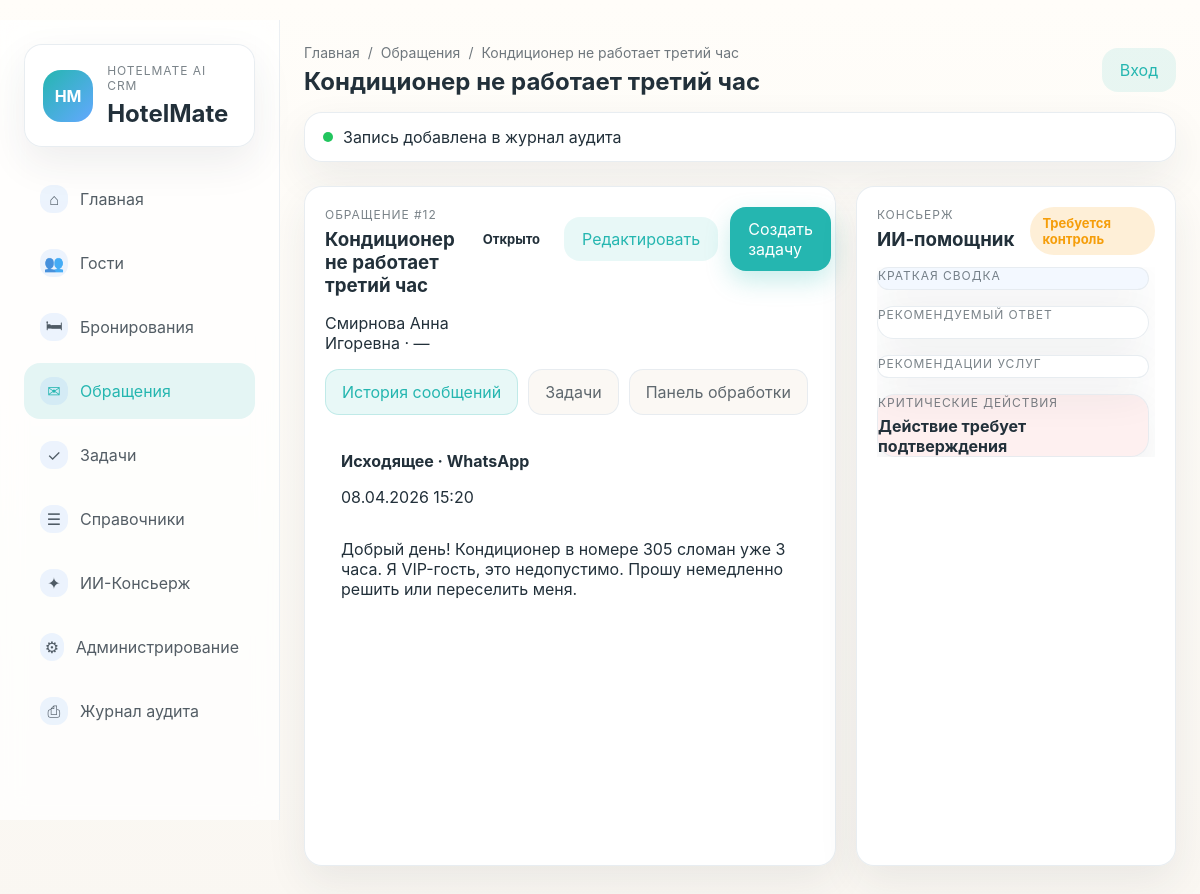
Page /tickets/12/ on the committed database.
### ui/models.py (models this page shows, shortened)
class TimestampedModel(models.Model):
    created_at = models.DateTimeField(auto_now_add=True)
    updated_at = models.DateTimeField(auto_now=True)
    class Meta:
        abstract = True

class Ticket(TimestampedModel):
    client = models.ForeignKey(Client, on_delete=models.PROTECT, related_name='tickets', verbose_name='клиент')
    booking = models.ForeignKey(Booking, on_delete=models.SET_NULL, related_name='tickets', verbose_name='бронирование', blank=True, null=True)
    subject = models.CharField('тема', max_length=200)
    priority = models.ForeignKey('TicketPriority', on_delete=models.PROTECT, verbose_name='приоритет', db_column='priority', to_field='code')
    status = models.ForeignKey('TicketStatus', on_delete=models.PROTECT, verbose_name='статус', db_column='status', to_field='code')
    sla_due_at = models.DateTimeField('sla_due_at', blank=True, null=True)
    class Meta:
        verbose_name = 'Обращение'
        verbose_name_plural = 'Обращения'

class Client(TimestampedModel):
    last_name = models.CharField('фамилия', max_length=150)
    first_name = models.CharField('имя', max_length=150)
    middle_name = models.CharField('отчество', max_length=150, blank=True, default='')
    birth_date = models.DateField('дата_рождения', blank=True, null=True)
    segment = models.ForeignKey('ClientSegment', on_delete=models.SET_NULL, null=True, blank=True, verbose_name='сегмент', db_column='segment', to_field='code')
    preferences = models.JSONField('предпочтения_json', blank=True, null=True)
    notes = models.TextField('примечания', blank=True, default='')
    loyalty_level = models.ForeignKey('LoyaltyLevel', on_delete=models.SET_NULL, null=True, blank=True, verbose_name='уровень лояльности', db_column='loyalty_level', to_field='code')
    loyalty_points = models.IntegerField('баллы лояльности', default=0)
    class Meta:
        verbose_name = 'Клиент'
        verbose_name_plural = 'Клиенты'
    def __str__(self) -> str:
        parts = [self.last_name, self.first_name]
        if self.middle_name:
            parts.append(self.middle_name)
        return ' '.join(parts)

class TicketStatus(models.Model):
    code = models.CharField('код', max_length=80, primary_key=True)
    label = models.CharField('название', max_length=200)
    order = models.PositiveIntegerField('порядок', default=0)
    class Meta:
        verbose_name = 'Статус обращения'
        verbose_name_plural = 'Статусы обращений'
        ordering = ['order']
    def __str__(self): return self.label

class Message(models.Model):
    ticket = models.ForeignKey(Ticket, on_delete=models.CASCADE, related_name='messages', verbose_name='обращение')
    contact_channel = models.ForeignKey(
        ContactChannel,
        on_delete=models.SET_NULL,
        related_name='messages',
        verbose_name='контактный_канал',
        blank=True,
        null=True,
    )
    template = models.ForeignKey(
        'MessageTemplate',
        on_delete=models.SET_NULL,
        related_name='messages',
        verbose_name='шаблон',
        blank=True,
        null=True,
    )
    campaign = models.ForeignKey(
        'Campaign',
        on_delete=models.SET_NULL,
        related_name='messages',
        verbose_name='кампания',
        blank=True,
        null=True,
    )
    channel = models.ForeignKey('MessageChannel', on_delete=models.PROTECT, verbose_name='канал', db_column='channel', to_field='code')
    direction = models.ForeignKey('MessageDirection', on_delete=models.PROTECT, verbose_name='направление', db_column='direction', to_field='code')
    text = models.TextField('текст')
    attachments = models.JSONField('вложения_json', blank=True, null=True)
    created_at = models.DateTimeField(auto_now_add=True)
    class Meta:
        verbose_name = 'Сообщение'
        verbose_name_plural = 'Сообщения'

class MessageChannel(models.Model):
    code = models.CharField('код', max_length=80, primary_key=True)
    label = models.CharField('название', max_length=200)
    order = models.PositiveIntegerField('порядок', default=0)
    class Meta:
        verbose_name = 'Канал сообщения'
        verbose_name_plural = 'Каналы сообщений'
        ordering = ['order']
    def __str__(self): return self.label

### ui/views.py (the view)
# urls.py: path('tickets/<int:id>/', views.ticket_detail, name='ticket_detail'),
def ticket_detail(request: HttpRequest, id: int) -> HttpResponse:
    ticket = get_object_or_404(
        db.Ticket.objects.select_related('client', 'booking').prefetch_related('messages', 'tasks'),
        pk=id,
    )
    context = base_context('Обращения', ticket.subject, [
        {'label': 'Главная', 'url_name': 'ui:dashboard'},
        {'label': 'Обращения', 'url_name': 'ui:tickets_list'},
        {'label': ticket.subject},
    ])
    context.update(
        {
            'ticket': ticket,
            'messages': ticket.messages.select_related('contact_channel', 'template', 'campaign').all().order_by('created_at', 'id'),
            'ticket_tasks': ticket.tasks.select_related('department', 'assignee').all().order_by('-created_at', '-id'),
            'concierge_panels': {'summary': '', 'reply': '', 'services': [], 'actions': []},
        }
    )
    return render(request, 'ui/ticket_detail.html', context)

### ui/models.py (called while the page is built)
    def __str__(self): return self.label

    def __str__(self): return self.label

    def __str__(self): return self.label

    def __str__(self) -> str:
        return self.name

### ui/templatetags/translate.py (called while the page is built)
@register.filter
def ticket_status(value: str) -> str:
    return _TICKET_STATUS.get(value, value)

@register.filter
def task_status(value: str) -> str:
    return _TASK_STATUS.get(value, value)

### ui/views.py (called while the page is built)
def base_context(active_page: str, title: str, breadcrumbs: list[dict]) -> dict:
    return {
        'nav_items': NAV_ITEMS,
        'active_page': active_page,
        'page_title': title,
        'breadcrumbs': breadcrumbs,
        'notice': 'Запись добавлена в журнал аудита',
    }

### ui/templates/ui/ticket_detail.html (shortened to what this page needs)
{% extends 'ui/base.html' %}
{% load translate %}
{% block content %}
<section class="detail-layout">
    <div class="detail-main card">
        <div class="section-head">
            <div>
                <p class="eyebrow">Обращение #{{ ticket.id }}</p>
                <h3>{{ ticket.subject }}</h3>
                <p>{{ ticket.client }} · {% if ticket.booking %}Бронирование #{{ ticket.booking.id }}{% else %}—{% endif %}</p>
            </div>
            <div class="button-row">
                <span class="badge status-ticket-{{ ticket.status|slugify }}">{{ ticket.status|ticket_status }}</span>
                <a class="btn btn-secondary" href="{% url 'ui:crud_update' 'tickets' ticket.pk %}">Редактировать</a>
                <a class="btn btn-primary" href="{% url 'ui:crud_create' 'tasks' %}">Создать задачу</a>
            </div>
        </div>
        <div class="tabs" data-tabs>
            <div class="tab-buttons">
                <button class="tab-button active" type="button" data-tab-target="messages">История сообщений</button>
                <button class="tab-button" type="button" data-tab-target="tasks">Задачи</button>
                <button class="tab-button" type="button" data-tab-target="form">Панель обработки</button>
            </div>
            <div class="tab-panel active" data-tab-panel="messages">
                <div class="chat-feed">
                    {% for message in messages %}
                        <div class="message-bubble message-{{ message.direction }}">
                            <strong>
                                {% if message.direction == 'inbound' %}Входящее{% else %}Исходящее{% endif %}
                                · {{ message.channel }}
                            </strong>
                            <span>{{ message.created_at|date:"d.m.Y H:i" }}</span>
                            <p>{{ message.text }}</p>
                        </div>
                    {% empty %}
                        <p class="empty-state">Сообщения отсутствуют.</p>
                    {% endfor %}
                </div>
            </div>
        </div>
    </div>
    <aside class="concierge-panel card">
        <div class="section-head sticky-head">
            <div>
                <p class="eyebrow">Консьерж</p>
                <h3>ИИ‑помощник</h3>
            </div>
            <span class="badge badge-warn">Требуется контроль</span>
        </div>
        <div class="concierge-scroll">
            <div class="info-card soft-accent">
                <p class="eyebrow">Краткая сводка</p>
            </div>
            <div class="info-card">
                <p class="eyebrow">Рекомендуемый ответ</p>
            </div>
            <div class="info-card">
                <p class="eyebrow">Рекомендации услуг</p>
            </div>
            <div class="info-card danger-soft">
                <p class="eyebrow">Критические действия</p>
                <strong>Действие требует подтверждения</strong>
            </div>
        </div>
    </aside>
</section>
{% endblock %}

### ui/templates/ui/base.html (shortened to what this page needs)
﻿{% load static %}
<!DOCTYPE html>
<html lang="ru">
<head>
    <link rel="stylesheet" href="{% static 'ui/styles.css' %}">
</head>
<body>
<div class="app-shell">
    <aside class="sidebar">
        <div class="brand-card">
            <div class="brand-mark">HM</div>
            <div>
                <p class="eyebrow">HotelMate AI CRM</p>
                <h1>HotelMate</h1>
            </div>
        </div>
        <nav class="sidebar-nav">
            {% for item in nav_items %}
                <a href="{% url item.url_name %}" class="nav-link {% if active_page == item.label %}active{% endif %}">
                    <span class="nav-icon">{{ item.icon }}</span>
                    <span>{{ item.label }}</span>
                </a>
            {% endfor %}
        </nav>
    </aside>
    <div class="main-area">
        <header class="topbar">
            <div>
                <div class="breadcrumbs">
                    {% for crumb in breadcrumbs %}
                        {% if crumb.url_name %}
                            <a href="{% url crumb.url_name %}">{{ crumb.label }}</a>
                        {% else %}
                            <span>{{ crumb.label }}</span>
                        {% endif %}
                        {% if not forloop.last %}<span>/</span>{% endif %}
                    {% endfor %}
                </div>
                <h2>{{ page_title }}</h2>
            </div>
            <div class="topbar-actions">
                {% if request.user.is_authenticated %}
                    <span class="eyebrow">{{ request.user.username }}</span>
                    <form method="post" action="{% url 'logout' %}" style="display:inline;">
                        {% csrf_token %}
                        <button class="btn btn-secondary" type="submit">Выйти</button>
                    </form>
                {% else %}
                    <a class="btn btn-secondary" href="{% url 'login' %}" style="text-decoration:none; display:inline-flex; align-items:center; justify-content:center;">Вход</a>
                {% endif %}
            </div>
        </header>
        <section class="notice-banner">
            <span class="notice-dot"></span>
            <span>{{ notice }}</span>
        </section>
        <main class="page-content">
            {% block content %}{% endblock %}
        </main>
    </div>
</div>
</body>
</html>

### rows in the picture
Ticket: label "Кондиционер не работает третий час", subject "Кондиционер не работает третий час", id "12", client "Смирнова Анна Игоревна", status|ticket_status "Открыто"
Message: shows "Исходящее", channel "WhatsApp", created_at "08.04.2026 15:20", text "Добрый день! Кондиционер в номере 305 сломан уже 3 часа. Я VIP-гость, это недопустимо. Прошу немедленно решить или переселить меня."

### other values in the picture
{{ item.icon }} "⌂" "👥" "🛏" "✉" "✓" "☰" "✦" "⚙" "⎙"
{{ item.label }} "Главная" "Гости" "Бронирования" "Обращения" "Задачи" "Справочники" "ИИ-Консьерж" "Администрирование" "Журнал аудита"
{{ crumb.label }} "Главная" "Обращения"
{{ notice }} "Запись добавлена в журнал аудита"
